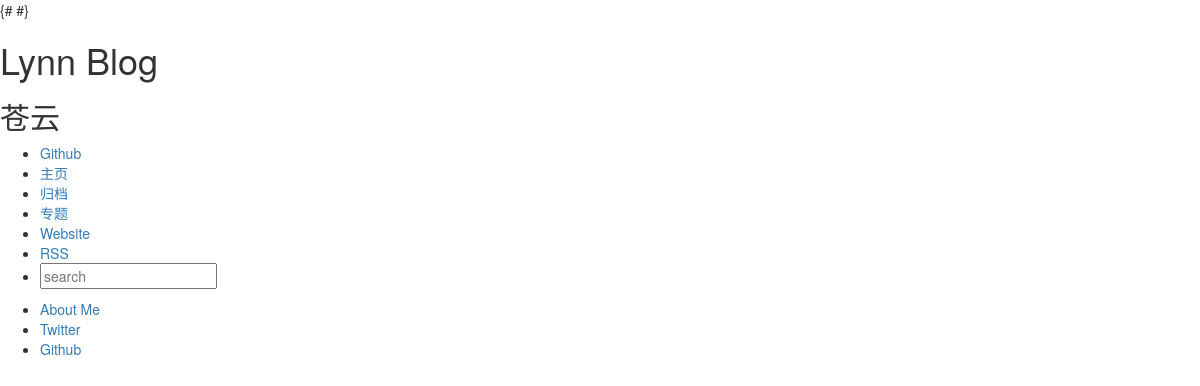
Before: / with the older database file.
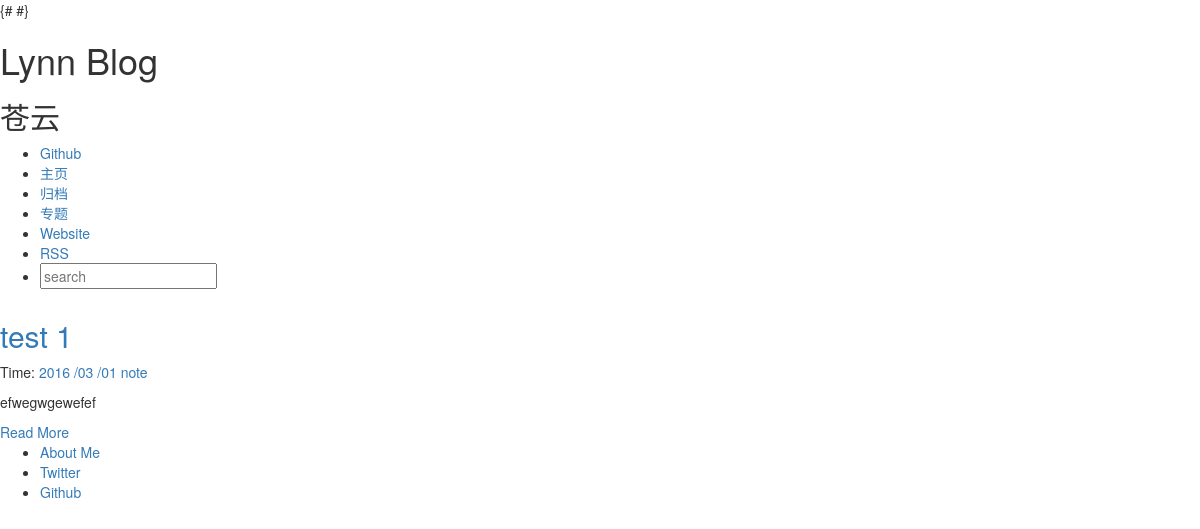
After: the same page with the newer database file.
### article/models.py (models this page shows, shortened)
class Article(models.Model):
    TAGS = (('F', 'Feeling'), ('W', 'Working'), ('E', 'Entertainment'))
    title = models.CharField(max_length=100)  # 博客题目
    tag = models.CharField(choices=TAGS, max_length=50, blank=True)
    category = models.CharField(max_length=50, blank=True)  # 博客标签
    date_time = models.DateTimeField(auto_now_add=True)  # 博客日期
    content = models.TextField(blank=True, null=True)  # 博客文字正文
    class Meta:
        ordering = ['-date_time']

### article/views.py (the view)
# urls.py: url(r'^$', ArticleListView.as_view(), name="home"),
class ArticleListView(ListView):
    model = Article
    template_name = "home.html"
    paginate_by = 3
    context_object_name = "post_list"

### article/templatetags/custom_markdown.py (called while the page is built)
@register.filter(is_safe=True)  #
@stringfilter  #
def custom_markdown(value):
    return mark_safe(markdown.markdown(value,
    	extensions=['markdown.extensions.fenced_code', 'markdown.extensions.codehilite'],
                                       safe_mode=True,
                                       enable_attributes=False))

### templates/home.html (shortened to what this page needs)
{% extends "base.html" %}
{% load custom_markdown %}
{% block content %}
<div class="posts">
    {% for post in post_list %}
        <section class="post">
            <header class="post-header">
                <h2 class="post-title"><a href="{% url "detail" pk=post.id %}">{{ post.title }}</a></h2>
                    <p class="post-meta">
                        Time:  <a class="post-author" href="#">{{ post.date_time |date:"Y /m /d"}}</a> <a class="post-category post-category-js" href="#">{{ post.category }}</a>
                    </p>
            </header>
                <div class="post-description">
                    <p>
                        {{ post.content | truncatewords_html:20 | custom_markdown }}
                    </p>
                </div>
                <a class="pure-button" href="{% url "detail" pk=post.id %}">Read More</a>
        </section>
    {% endfor %}
</div>
{% endblock %}

### templates/base.html (shortened to what this page needs)
<!DOCTYPE html>
<html lang="en">
<head>
    <link rel="stylesheet" href="http://yui.yahooapis.com/pure/0.5.0/pure-min.css">
    <link rel="stylesheet" href="http://yui.yahooapis.com/pure/0.5.0/grids-responsive-min.css">
    <link rel="stylesheet" href="http://picturebag.qiniudn.com/blog.css">
{#     <link rel="stylesheet" href="//maxcdn.bootstrapcdn.com/bootstrap/3.2.0/css/bootstrap.min.css">
    <link rel="stylesheet" href="//maxcdn.bootstrapcdn.com/bootstrap/3.2.0/css/bootstrap-theme.min.css">
 #}</head>
<body>
    <div id="layout" class="pure-g">
        <div class="sidebar pure-u-1 pure-u-md-1-4">
            <div class="header">
                <h1 class="brand-title">Lynn Blog</h1>
                <h2 class="brand-tagline"> 苍云 </h2>
                <nav class="nav">
                    <ul class="nav-list">
                        <li class="nav-item"><a class="pure-button" href="https://github.com/lynndotconfig">Github</a></li>
                        <li class="nav-item"><a class="button-success pure-button" href="/">主页</a></li>
                    <li class="nav-item"><a class="button-success pure-button" href="/">归档</a></li>
                    <li class="nav-item"><a class="button-success pure-button" href="/">专题</a></li>
                        <li class="nav-item"><a class="pure-button" href="https://www.wliping.com">Website</a>
                    </li>
                    <li class="nav-item">
                        <a class="button-success pure-button" href="{% url 'RSS' %}">RSS</a>
                    </li>
                    <li class="nav-item">
                    <form class="pure-form" action="/search/" method="get">
                        <input class="pure-input-3.3" type="text" name="s" placeholder="search">
                    </form>
                    </li>
                    </ul>
                </nav>
            </div>
        </div>
        <div class="content pure-u-1 pure-u-md-3-4">
            <div>
                {% block content %}
                {% endblock %}
                <div class="footer">
                    <div class="pure-menu pure-menu-horizontal pure-menu-open">
                        <ul>
                            <li><a href="http://www.wliping.com">About Me</a></li>
                            <li><a href="https://twitter.com/LynnWang18">Twitter</a></li>
                            <li><a href="https://github.com/lynndotconfig">Github</a></li>
                        </ul>
                    </div>
                </div>
            </div>
        </div>
    </div>
</body>
</html>

Changed rows visible on the page:
added Article: title "test 1", date_time "2016 /03 /01", category "note", content|custom_markdown "efwegwgewefef"
